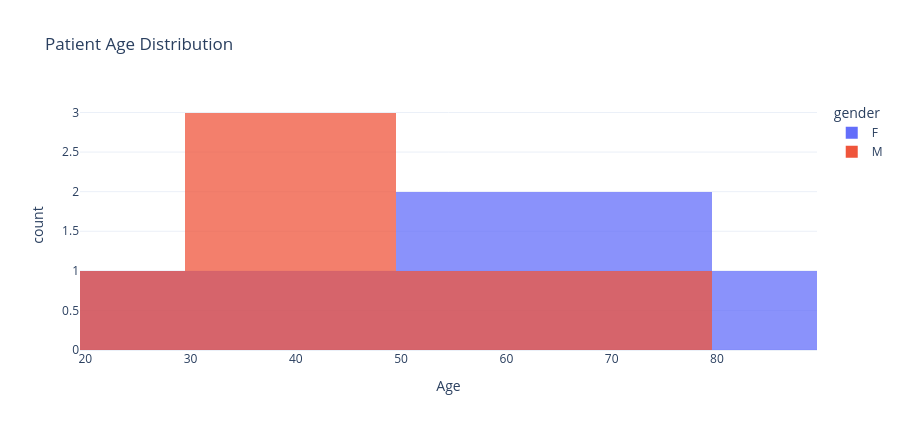

Write notebook code for a chart like this one.
### Markdown cell above
## 9. Age Distribution and Patient Demographics

### Code cell
fig = px.histogram(
    hospital_data,
    x="age",
    nbins=8,
    color="gender",
    barmode="overlay",
    opacity=0.75,
    title="Patient Age Distribution",
    labels={"age": "Age", "count": "Number of Patients"},
    template="plotly_white"
)

fig.update_layout(height=430)
fig.show()

### Figure 1 — Plotly figure (JSON) as saved in the notebook; plotly's stock layout.template omitted (floating-point values rounded to 4 significant figures)
{"data": [{"bingroup": "x", "hovertemplate": "gender=F<br>Age=%{x}<br>count=%{y}<extra></extra>", "legendgroup": "F", "marker": {"color": "#636efa", "opacity": 0.75, "pattern": {"shape": ""}}, "name": "F", "nbinsx": 8, "orientation": "v", "showlegend": true, "type": "histogram", "x": [24, 45, 33, 81, 52, 61, 75, 69, 55, 77], "xaxis": "x", "yaxis": "y"}, {"bingroup": "x", "hovertemplate": "gender=M<br>Age=%{x}<br>count=%{y}<extra></extra>", "legendgroup": "M", "marker": {"color": "#EF553B", "opacity": 0.75, "pattern": {"shape": ""}}, "name": "M", "nbinsx": 8, "orientation": "v", "showlegend": true, "type": "histogram", "x": [67, 72, 58, 39, 28, 47, 36, 42, 30, 49], "xaxis": "x", "yaxis": "y"}], "layout": {"barmode": "overlay", "height": 430, "legend": {"title": {"text": "gender"}, "tracegroupgap": 0}, "title": {"text": "Patient Age Distribution"}, "xaxis": {"anchor": "y", "domain": [0, 1], "title": {"text": "Age"}}, "yaxis": {"anchor": "x", "domain": [0, 1], "title": {"text": "count"}}}}
